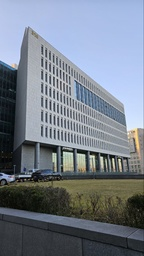
#> input picture Data_Augmentation/data/original_data/1.jpg, 144 x 256 px, shrunk from 721 x 1280 before the run
$ python data_augmentation.py
#> lines starting #> are read from the running program, lines starting #| are printed output that depends on the picture; after the words box and inside, x2 and y2 are one past the last pixel; in counts of white or black regions, pixels touching at a corner belong together
### Data_Augmentation/mytransform.py
import cv2 as cv2
import numpy as np

err_not_np_img= "not a numpy array or list of numpy array"
epsilon = 1e-10     # Variable for Floating point comparison

# Verify whether image is numpy image.
def verify_image(image):
    if isinstance(image, np.ndarray):
        pass
    else:
        raise Exception(err_not_np_img)


def BGR2HLS(bgrImg):
    height, width, _ = bgrImg.shape

    # Create HSL image of same size with RGB image
    hlsImg = np.zeros((height, width, 3))

    for y in range(height):
        for x in range(width):
            b, g, r = bgrImg[y, x] / 255
            maxRGB = max(r, g, b)
            minRGB = min(r, g, b)

            # Calculating Hue
            diff = maxRGB - minRGB
            if diff == 0:
                h = 0
            elif abs(maxRGB - r) < epsilon:     # Max is R
                h = 30 * ((g-b)/diff)
            elif abs(maxRGB - g) < epsilon:     # Max is G
                h = 30 * ((b-r)/diff + 2)
            elif abs(maxRGB - b) < epsilon:     # Max is B
                h = 30 * ((r-g)/diff + 4)

            if h < 0:
                h = h + 180

            # Calculating Lightness
            l = (maxRGB + minRGB) / 2

            # Calculating Saturation
            if diff == 0:
                s = 0
            else:
                s = diff / (1 - abs(2*l - 1))

            hlsImg[y, x] = np.array([h, l*255, s*255])

    hlsImg = np.array(hlsImg, dtype = np.uint8)
    return hlsImg

# [36 lines left out: function HLS2BGR, not called in this run]

############################################################################################################
def draw_line(img, start, end, color):
    x1, y1 = start
    x2, y2 = end
    dx = abs(x2 - x1)
    dy = abs(y2 - y1)
    x, y = x1, y1
    sx = -1 if x1 > x2 else 1
    sy = -1 if y1 > y2 else 1

    if dx > dy:
        err = dx / 2.0
        while x != x2:
            img[y, x] = color
            err -= dy
            if err < 0:
                y += sy
                err += dx
            x += sx
    else:
        err = dy / 2.0
        while y != y2:
            img[y, x] = color
            err -= dx
            if err < 0:
                x += sx
                err += dy
            y += sy
    img[y, x] = color

def blur(image, kernel_size):
    kernel_height, kernel_width = kernel_size
    height, width = image.shape[:2]
    blurred = np.zeros_like(image)

    for y in range(height):
        for x in range(width):
            y_start, y_end = max(0, y - kernel_height // 2), min(height, y + kernel_height // 2 + 1)
            x_start, x_end = max(0, x - kernel_width // 2), min(width, x + kernel_width // 2 + 1)
            kernel = image[y_start:y_end, x_start:x_end]
            blurred[y, x] = np.mean(kernel, axis=(0, 1))

    return blurred

def generate_random_lines(imshape,slant,drop_length):
    drops=[]
    area=imshape[0]*imshape[1]
    no_of_drops=area//600

    for i in range(no_of_drops): ## If You want heavy rain, try increasing this
        if slant<0:
            x= np.random.randint(slant,imshape[1])
        else:
            x= np.random.randint(0,imshape[1]-slant)
        y= np.random.randint(0,imshape[0]-drop_length)
        drops.append((x,y))
    return drops

def rain_process(image,slant,drop_length,drop_color,rain_drops):

    image_t= image.copy()

    for rain_drop in rain_drops:
        draw_line(image_t,(rain_drop[0],rain_drop[1]),(rain_drop[0]+slant,rain_drop[1]+drop_length),drop_color)

    image = blur(image_t,(5,5))  # rainy view are blurry
    image = day2night(image, 0.2)   # dark on rainy day

    return image

##rain_type='drizzle','heavy','torrential'
def add_rain(image, drop_length=20, drop_color=(200,200,200)): ## (200,200,200) a shade of gray
    imshape = image.shape

    slant= np.random.randint(-10,10) ##generate random slant if no slant value is given
    rain_drops= generate_random_lines(imshape,slant,drop_length)

    output= rain_process(image, slant, drop_length, drop_color, rain_drops)# slant_extreme to slant
    image_RGB=output

    return image_RGB

# Day to Night ############################################################################################
def day2night(img, coeff):
    verify_image(img)
    coeff = 1 - coeff

    image_HLS = BGR2HLS(img) ## Conversion to HLS
    image_HLS = np.array(image_HLS, dtype = np.float64)
    image_HLS[:,:,1] = image_HLS[:,:,1]*coeff ## scale pixel values up or down for channel 1(Lightness)
    if(coeff>1):
        image_HLS[:,:,1][image_HLS[:,:,1]>255]  = 255 ##Sets all values above 255 to 255
    else:
        image_HLS[:,:,1][image_HLS[:,:,1]<0]=0
    image_HLS = np.array(image_HLS, dtype = np.uint8)
    #image_RGB = HLS2BGR(image_HLS) ## Conversion to RGB
    image_RGB = cv2.cvtColor(image_HLS, cv2.COLOR_HLS2BGR) ## Conversion to RGB

    return image_RGB
# Rotation ################################################################################################
def rotate(image, angle):
    height, width = image.shape[:2]

    center = (image.shape[1] // 2, image.shape[0] // 2)
    rad = np.radians(angle)
    rotation_matrix = np.array([[np.cos(rad), -np.sin(rad)],
                                [np.sin(rad), np.cos(rad)]])

    rotated = np.zeros_like(image)

    for x in range(width):
        for y in range(height):
            offset = np.array([x - center[0], y - center[1]])
            rotated_offset = np.dot(rotation_matrix, offset)
            new_x, new_y = int(rotated_offset[0] + center[0]), int(rotated_offset[1] + center[1])

            if 0 <= new_x < width and 0 <= new_y < height:
                rotated[y, x] = image[new_y, new_x]

    return rotated
############################################################################################################

# Cropping #################################################################################################
def cropping(img, left, up, right, down):
    cropped = img[up:down, left:right]

    return cropped
############################################################################################################

# [7 lines that do not run on import are left out]

### Data_Augmentation/data_augmentation.py
import cv2
import numpy as np
import os
from mytransform import rotate, cropping, day2night, add_rain

# Paths of the original and transformed images
source_folder = './data/original_data'
target_folder = './data/transformed_data'

# Create target folder if not exists.
if not os.path.exists(target_folder):
    os.makedirs(target_folder)

# Load all image files from the folder.
for file_name in os.listdir(source_folder):
    # If a different format is needed, a new function must be implemented.
    if file_name.endswith('.jpg'):
        img_path = os.path.join(source_folder, file_name)
        img = cv2.imread(img_path)
#> img is the input picture: shape (256, 144, 3); mean B, G, R 137.2, 125.5, 116.8

        name = file_name[:-4]
        extension = file_name[-4:]

        # Darken images by 0.3, 0.5, 0.7
        darked03 = day2night(img, 0.3)
        cv2.imwrite(os.path.join(target_folder, name + '_d03' + extension), darked03)
        print('Darken image by 0.3 is complete.')

        darked05 = day2night(img, 0.5)
        cv2.imwrite(os.path.join(target_folder, name + '_d05' + extension), darked05)
        print('Darken image by 0.5 is complete.')

        darked07 = day2night(img, 0.7)
        cv2.imwrite(os.path.join(target_folder, name + '_d07' + extension), darked07)
        print('Darken image by 0.7 is complete.')

        # Add rain to image
        rainy = add_rain(img)
#> after the loop in rain_process, `for rain_drop in rain_drops:`:
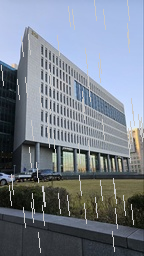
#> image_t: shape (256, 144, 3); 3.39% of pixels changed, all inside (x1, y1, x2, y2) = (1, 0, 144, 253)
#> after the loop in blur, `for y in range(height):`:
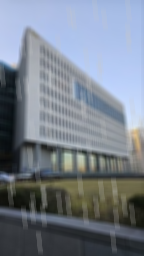
#> blurred: shape (256, 144, 3); mean B, G, R 139, 127.5, 119.1
#> call 4 of day2night, with coeff = 0.2
#> after the loop in BGR2HLS (call 4), `for y in range(height):`:
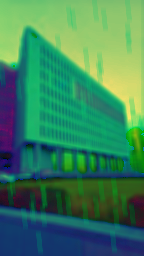
#> hlsImg: shape (256, 144, 3) float64; mean B, G, R 92.6, 129.2, 61.5
#> in day2night (call 4), `image_HLS[:,:,1] = image_HLS[:,:,1]*coeff`:
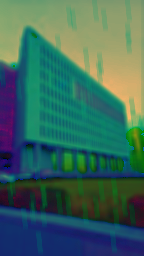
#> image_HLS: shape (256, 144, 3) float64; mean B, G, R 92.2, 103.1, 61.1
#> in day2night (call 4), `image_RGB = cv2.cvtColor(image_HLS, cv2.COLOR_HLS2BGR)`:
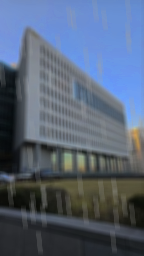
#> image_RGB: shape (256, 144, 3); mean B, G, R 119.6, 99, 85.6
        cv2.imwrite(os.path.join(target_folder, name + '_rn' + extension), rainy)
        print('Adding rain is complete.')

        # Rotate Image
        angle = np.random.randint(-15, 15)
        rotated = rotate(img, angle)
#> after the loop in rotate, `for x in range(width):`:
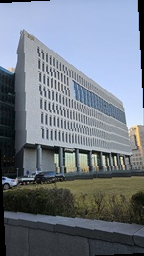
#> rotated: shape (256, 144, 3); mean B, G, R 134.4, 122.9, 114.4
        cv2.imwrite(os.path.join(target_folder, name + '_rt' + extension), rotated)
        print('Rotation is complete.')

        # Crop Image
        height, width = img.shape[0], img.shape[1]
        start_y = int(np.random.uniform(0, 0.2) * height)
        start_x = int(np.random.uniform(0, 0.2) * width)
        end_y = int(np.random.uniform(0.8, 1) * height)
        end_x = int(np.random.uniform(0.8, 1) * width)
        cropped = cropping(img, start_x, start_y, end_x, end_y)
#> in cropping, `cropped = img[up:down, left:right]`:
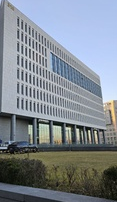
#> cropped: shape (202, 117, 3); mean B, G, R 144.2, 135.8, 127.9
        cv2.imwrite(os.path.join(target_folder, name + '_cr' + extension), cropped)
        print('Cropping is complete.')

print("All Images have been transformed.")
